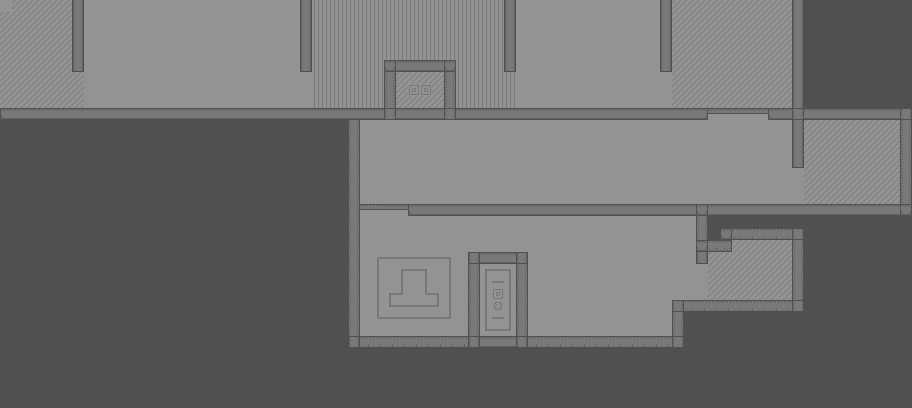

Tiled map render using the project's own tile images. Description and the map definition, with tile-layer contents summarised, below:
An orthogonal 76x34 tile map with 12x12 px tiles, 2 tile layers (Background, Foreground), 1 hidden layer not drawn, 3 tilesets and 26 objects (10x tutorialText, VanishTutorialLeft, VanishTutorialRight, exitRoom, switchRoom).

<map version="1.0" orientation="orthogonal" width="76" height="34" tilewidth="12" tileheight="12">
 <properties>
  <property name="mapName" value="Test Level" />
 </properties>
 <tileset firstgid="1" name="tilemap" tilewidth="12" tileheight="12">
  <image source="TiledGraphics/tilemap.png" width="72" height="144" />
 </tileset>
 <tileset firstgid="73" name="collision" tilewidth="12" tileheight="12">
  <image source="TiledGraphics/collision.png" width="24" height="12" />
 </tileset>
 <tileset firstgid="75" name="objects" tilewidth="12" tileheight="12">
  <image source="TiledGraphics/objects.png" width="96" height="12" />
 </tileset>
 <layer name="Background" width="76" height="34">
  <data>[2584 cells, 2584 non-empty, 23 distinct tile ids]</data>
 </layer>
 <layer name="Foreground" width="76" height="34">
  <data>[2584 cells, 9 non-empty, 2 distinct tile ids]</data>
 </layer>
 <layer name="Collision" width="76" height="34" visible="0" opacity="0.56">
  <properties>
   <property name="draw" value="false" />
  </properties>
  <data>[2584 cells, 341 non-empty, 2 distinct tile ids]</data>
 </layer>
 <objectgroup name="Objects" width="76" height="34">
  <object gid="78" x="72" y="96" />
  <object name="VanishTutorialLeft" gid="78" x="504" y="96">
   <properties>
    <property name="locked" value="" />
    <property name="open" value="" />
   </properties>
  </object>
  <object name="VanishTutorialRight" gid="78" x="660" y="96">
   <properties>
    <property name="locked" value="" />
   </properties>
  </object>
  <object gid="78" x="300" y="96" />
  <object name="exitRoom" gid="78" x="792" y="192">
   <properties>
    <property name="locked" value="" />
   </properties>
  </object>
  <object gid="76" x="156" y="108">
   <properties>
    <property name="spawn" value="" />
   </properties>
  </object>
  <object gid="76" x="12" y="108">
   <properties>
    <property name="end" value="levelOne" />
   </properties>
  </object>
  <object gid="76" x="564" y="204" />
  <object gid="77" x="624" y="204">
   <properties>
    <property name="money" value="1000" />
    <property name="type" value="1" />
   </properties>
  </object>
  <object name="switchRoom" gid="78" x="696" y="288">
   <properties>
    <property name="locked" value="" />
   </properties>
  </object>
  <object gid="80" x="678" y="300">
   <properties>
    <property name="action" value="open" />
    <property name="door" value="switchRoom" />
   </properties>
  </object>
  <object gid="79" x="768" y="288">
   <properties>
    <property name="action" value="open" />
    <property name="door" value="exitRoom" />
   </properties>
  </object>
  <object gid="80" x="522" y="108">
   <properties>
    <property name="action" value="close" />
    <property name="door" value="VanishTutorialLeft,VanishTutorialRight" />
   </properties>
  </object>
  <object name="tutorialText" x="80" y="-2" width="197" height="126">
   <properties>
    <property name="tutorial" value="Move" />
   </properties>
  </object>
  <object name="tutorialText" x="-18" y="-5" width="90" height="125">
   <properties>
    <property name="tutorial" value="Skip" />
   </properties>
  </object>
  <object name="tutorialText" x="314" y="-11" width="131" height="127">
   <properties>
    <property name="tutorial" value="Jump" />
   </properties>
  </object>
  <object name="tutorialText" x="511" y="-19" width="149" height="131">
   <properties>
    <property name="tutorial" value="Vanish" />
   </properties>
  </object>
  <object name="tutorialText" x="674" y="-13" width="149" height="131">
   <properties>
    <property name="tutorial" value="JumpDown" />
   </properties>
  </object>
  <object name="tutorialText" x="671" y="123" width="128" height="78">
   <properties>
    <property name="tutorial" value="Switches" />
   </properties>
  </object>
  <object name="tutorialText" x="604" y="125" width="53" height="78">
   <properties>
    <property name="tutorial" value="Loot" />
   </properties>
  </object>
  <object name="tutorialText" x="546" y="122" width="53" height="78">
   <properties>
    <property name="tutorial" value="Chests" />
   </properties>
  </object>
  <object name="tutorialText" x="726" y="223" width="67" height="80">
   <properties>
    <property name="tutorial" value="Respawn" />
   </properties>
  </object>
  <object gid="81" x="576" y="336" />
  <object gid="80" x="708" y="300">
   <properties>
    <property name="action" value="close" />
    <property name="door" value="switchRoom" />
   </properties>
  </object>
  <object gid="76" x="852" y="204">
   <properties>
    <property name="end" value="levelOne" />
   </properties>
  </object>
  <object name="tutorialText" x="359" y="249" width="113" height="89">
   <properties>
    <property name="tutorial" value="hatJump" />
   </properties>
  </object>
 </objectgroup>
</map>
